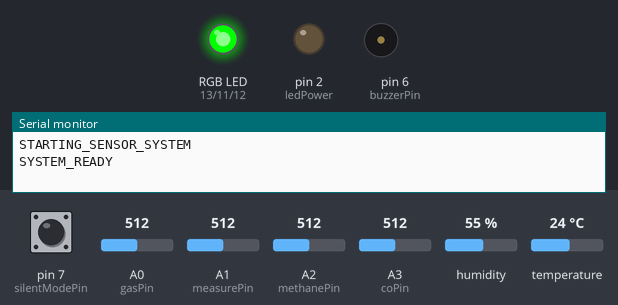
The sketch below on a simulated Arduino Uno, built with avr-gcc and run on an emulated ATmega328P. Parts: an RGB LED mixed from three pins (HIGH = lit), output pins drawn as LEDs (lit = HIGH), buzzer (waves = sounding), the last lines printed to the serial monitor. The test bench sets the inputs (shaded band); at power-on: A3 (coPin) = 512, humidity 55 %, A0 (gasPin) = 512, pin 7 (silentModePin) HIGH, A1 (measurePin) = 512, A2 (methanePin) = 512, temperature 24 °C.

Above: at 2.2 s.
2.3 s: A3 (coPin) set to 23
At 3.8 s:
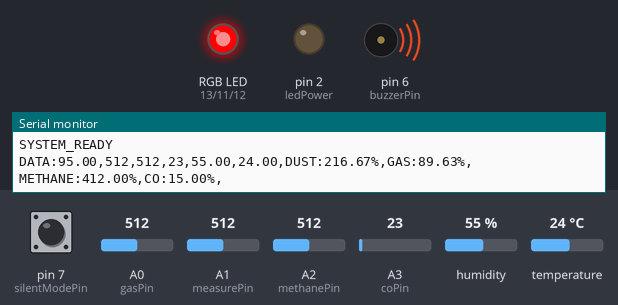
4.5 s: A3 (coPin) set to 18
At 9.4 s:
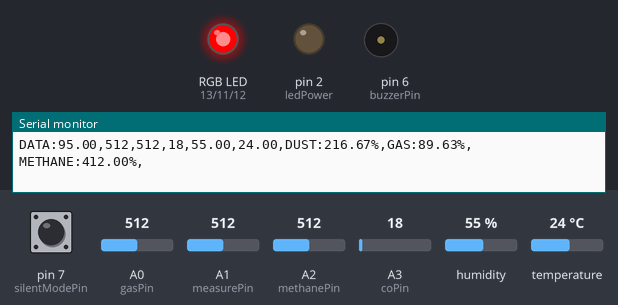
12.7 s: humidity set to 31 %
16.5 s: humidity set to 28 %
22.5 s: A0 (gasPin) set to 286
25.5 s: A0 (gasPin) set to 263
Timing chart, 0 to 31.5 s (numbered marks = the images above; inputs shaded):
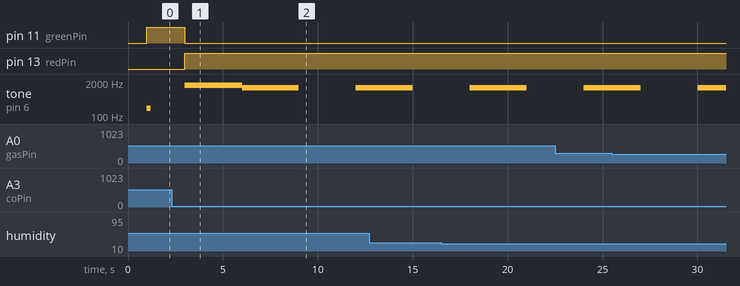

Measured:
- the behaviour switches between 21 and 20 on A3 (coPin) (found by bisection; images 1 and 2)
- after the input at 4.5 s, tone on pin 6 (buzzerPin): 1500 Hz → 1200 Hz after 1.5 s, → silent 3.0 s later, → 1200 Hz 3.0 s later

The sketch:

air_quality_monitor.ino
```cpp
// Подключение библиотеки для работы с DHT22
#include <DHT.h>

unsigned long lastDataSendTime = 0;     // Последнее время отправки данных
const long dataSendInterval = 3000;     // Интервал отправки данных (3 секунды)

// Пины для датчика пыли
const int measurePin = A1;   // Аналоговый выход датчика (Желтый - V0)
const int ledPower = 2;      // LED питание датчика (Красный - V-LED)

// Пины для RGB светодиода
const int redPin = 13;        // Красный канал RGB светодиода
const int greenPin = 11;     // Зеленый канал RGB светодиода
const int bluePin = 12;      // Синий канал RGB светодиода

// Новые компоненты
const int buzzerPin = 6;     // Пин для зуммера
const int silentModePin = 7; // Пин для кнопки беззвучного режима
const int gasPin = A0;       // Пин для датчика газов MQ135

// Новые датчики газа
const int methanePin = A2;   // Пин для датчика метана MQ-4
const int coPin = A3;        // Пин для датчика угарного газа MQ-7

// Настройка датчика DHT22
#define DHTPIN 4             // Пин подключения DHT22
#define DHTTYPE DHT22        // Тип датчика (DHT22)
DHT dht(DHTPIN, DHTTYPE);    // Инициализация датчика DHT

// Константы для калибровки датчика пыли
const float calibrationFactor = 0.5;    // Калибровочный коэффициент
const float nodustVoltage = 0.6;        // Напряжение при отсутствии пыли (может потребоваться настройка)

// Настраиваемые пороговые значения
float dustThreshold = 30.0;      // Порог пыли (мкг/м³)
int gasThreshold = 270;          // Порог газа (ppm)
int methaneThreshold = 100;      // Порог метана (ppm)
int coThreshold = 20;            // Порог CO (ppm)
float minHumidity = 30.0;        // Минимальная влажность (%)
float maxHumidity = 70.0;        // Максимальная влажность (%)
float minTemperature = 18.0;     // Минимальная температура (°C)
float maxTemperature = 28.0;     // Максимальная температура (°C)

// Переменные для отслеживания состояния
bool silentMode = false;                // Флаг беззвучного режима
int buttonState = HIGH;                 // Текущее состояние кнопки
int lastButtonState = HIGH;             // Предыдущее состояние кнопки
unsigned long lastButtonPressTime = 0;  // Время последнего нажатия кнопки

// Переменные для хранения данных DHT22
float humidity = 0;                    // Влажность с DHT22
float temperature = 0;                 // Температура с DHT22
unsigned long lastDHTReadTime = 0;     // Последнее время чтения DHT
const long dhtReadInterval = 2000;     // Интервал чтения DHT (2 секунды)

// Переменные для отслеживания тревог и их процентного отклонения
float dustPercentage = 0;
float gasPercentage = 0;
float methanePercentage = 0;   // Процент превышения порога метана
float coPercentage = 0;        // Процент превышения порога CO
float humidityPercentage = 0;
float temperaturePercentage = 0;
bool dustAlarm = false;
bool gasAlarm = false;
bool methaneAlarm = false;     // Флаг тревоги по метану
bool coAlarm = false;          // Флаг тревоги по CO
bool humidityAlarm = false;
bool temperatureAlarm = false;

void setup() {
  // Настройка пина LED датчика пыли как выход
  pinMode(ledPower, OUTPUT);
  digitalWrite(ledPower, LOW);  // Выключаем LED датчика

  // Настройка пинов RGB светодиода
  pinMode(redPin, OUTPUT);
  pinMode(greenPin, OUTPUT);
  pinMode(bluePin, OUTPUT);

  // Настройка новых компонентов
  pinMode(buzzerPin, OUTPUT);
  pinMode(silentModePin, INPUT_PULLUP); // Используем внутренний подтягивающий резистор

  // Инициализация датчика DHT
  dht.begin();

  // Инициализация серийного порта для отладки и передачи данных
  Serial.begin(9600);
  Serial.println("STARTING_SENSOR_SYSTEM");

  // Задержка для инициализации и стабилизации датчиков
  delay(1000);

  // Установим начальный цвет на зеленый
  setColor(0, 255, 0);

  Serial.println("SYSTEM_READY");
  tone(buzzerPin, 200, 200);

  // Первое считывание с DHT
  readDHTSensor();
}

void loop() {

  // Проверка состояния кнопки
  int currentButtonState = digitalRead(silentModePin);

  // Если кнопка нажата (переход с HIGH на LOW)
  if (lastButtonState == HIGH && currentButtonState == LOW) {
    // Переключаем режим
    silentMode = !silentMode;
    tone(buzzerPin, 2000, 200);
    // Отправляем информацию о смене режима
    Serial.print("SILENT_MODE:");
    Serial.println(silentMode ? "ON" : "OFF");
  }

  // Сохраняем текущее состояние кнопки
  lastButtonState = currentButtonState;


  unsigned long currentTime = millis();
  if (currentTime - lastDataSendTime >= dataSendInterval) {

      // Периодическое чтение DHT22
    if (millis() - lastDHTReadTime > dhtReadInterval) {
      readDHTSensor();
      lastDHTReadTime = millis();
    }

    // Измерение уровня пыли
    float dustDensity = measureDust();

    // Измерение уровня газов
    int gasValue = measureGas();
    int methaneValue = measureMethane();   // Измерение метана
    int coValue = measureCO();             // Измерение угарного газа

    // Вычисление процентных отклонений
    calculatePercentages(dustDensity, gasValue, methaneValue, coValue, humidity, temperature);

    // Обновление RGB индикации и зуммера на основе всех показателей
    updateIndicators(dustDensity, gasValue, methaneValue, coValue, humidity, temperature);

    sendDataToComputer(dustDensity, gasValue, methaneValue, coValue, humidity, temperature);
    lastDataSendTime = currentTime;
  }

  // Проверка, есть ли данные для чтения от компьютера
  while (Serial.available() > 0) {
    String command = Serial.readStringUntil('\n');
    processCommand(command);
  }
}

void readDHTSensor() {
  // Считывание данных с DHT22
  humidity = dht.readHumidity();
  temperature = dht.readTemperature();

  // Проверка, успешно ли прошло считывание
  if (isnan(humidity) || isnan(temperature)) {
    Serial.println("ERROR:DHT_READ_FAILED");
    humidity = 0;
    temperature = 0;
  }
}

float measureDust() {
  // Переменные для измерения
  float voMeasured = 0;
  float calcVoltage = 0;
  float dustDensity = 0;

  // Включаем LED датчика на 0.28ms
  digitalWrite(ledPower, HIGH);
  delayMicroseconds(280);

  // Читаем аналоговое значение с датчика
  voMeasured = analogRead(measurePin);

  // Выключаем LED датчика
  digitalWrite(ledPower, LOW);

  // Конвертация аналогового значения (0-1023) в напряжение (0-5V)
  calcVoltage = voMeasured * (5.0 / 1024.0);

  // Расчет плотности пыли по формуле
  if (calcVoltage > nodustVoltage) {
    dustDensity = (calcVoltage - nodustVoltage) * calibrationFactor * 100.0;
  } else {
    dustDensity = 0;
  }

  return dustDensity;
}

int measureGas() {
  // Считывание аналогового значения с датчика MQ135
  int value = analogRead(gasPin);
  return value;
}

int measureMethane() {
  // Считывание аналогового значения с датчика MQ-4 (метан)
  int value = analogRead(methanePin);
  return value;
}

int measureCO() {
  // Считывание аналогового значения с датчика MQ-7 (угарный газ)
  int value = analogRead(coPin);
  return value;
}

void calculatePercentages(float dustLevel, int gasLevel, int methaneLevel, int coLevel, float humidity, float temperature) {
  // Расчет процентных отклонений для пыли
  if (dustLevel > dustThreshold) {
    dustPercentage = (dustLevel / dustThreshold) * 100.0 - 100.0;
    dustAlarm = true;
  } else {
    dustPercentage = 0;
    dustAlarm = false;
  }

  // Расчет процентных отклонений для газа
  if (gasLevel > gasThreshold) {
    gasPercentage = (float(gasLevel) / gasThreshold) * 100.0 - 100.0;
    gasAlarm = true;
  } else {
    gasPercentage = 0;
    gasAlarm = false;
  }

  // Расчет процентных отклонений для метана
  if (methaneLevel > methaneThreshold) {
    methanePercentage = (float(methaneLevel) / methaneThreshold) * 100.0 - 100.0;
    methaneAlarm = true;
  } else {
    methanePercentage = 0;
    methaneAlarm = false;
  }

  // Расчет процентных отклонений для CO
  if (coLevel > coThreshold) {
    coPercentage = (float(coLevel) / coThreshold) * 100.0 - 100.0;
    coAlarm = true;
  } else {
    coPercentage = 0;
    coAlarm = false;
  }

  // Расчет процентных отклонений для влажности
  if (humidity < minHumidity) {
    humidityPercentage = (minHumidity - humidity) / minHumidity * 100.0;
    humidityAlarm = true;
  } else if (humidity > maxHumidity) {
    humidityPercentage = (humidity - maxHumidity) / maxHumidity * 100.0;
    humidityAlarm = true;
  } else {
    humidityPercentage = 0;
    humidityAlarm = false;
  }

  // Расчет процентных отклонений для температуры
  if (temperature < minTemperature) {
    temperaturePercentage = (minTemperature - temperature) / minTemperature * 100.0;
    temperatureAlarm = true;
  } else if (temperature > maxTemperature) {
    temperaturePercentage = (temperature - maxTemperature) / maxTemperature * 100.0;
    temperatureAlarm = true;
  } else {
    temperaturePercentage = 0;
    temperatureAlarm = false;
  }
}

void updateIndicators(float dustLevel, int gasLevel, int methaneLevel, int coLevel, float humidity, float temperature) {
  bool alarmState = false;
  bool gasTypeAlarm = false;  // Флаг тревоги связанной с любым видом газа

  // Проверка всех параметров на тревогу
  if (dustAlarm || gasAlarm || methaneAlarm || coAlarm || humidityAlarm || temperatureAlarm) {
    alarmState = true;
  }

  // Проверка специально для газовых тревог (включая метан и CO)
  if (gasAlarm || methaneAlarm || coAlarm) {
    gasTypeAlarm = true;
  }

  // Определение цвета RGB в зависимости от всех показателей
  if (!alarmState && dustLevel < dustThreshold * 0.7 &&
      gasLevel < gasThreshold * 0.7 &&
      methaneLevel < methaneThreshold * 0.7 &&
      coLevel < coThreshold * 0.7) {
    // Хорошее качество воздуха и нормальные условия - зеленый
    setColor(0, 255, 0);
  } else if (!dustAlarm && !gasTypeAlarm && (humidityAlarm || temperatureAlarm)) {
    // Только проблемы с влажностью/температурой - синий
    setColor(155, 0, 255);
  } else if (dustLevel < dustThreshold &&
           gasLevel < gasThreshold &&
           methaneLevel < methaneThreshold &&
           coLevel < coThreshold) {
    // Среднее качество воздуха - желтый
    setColor(255, 155, 0);
  } else {
    // Плохое качество воздуха - красный
    setColor(255, 0, 0);
  }

  // Активация зуммера при тревоге, если не в беззвучном режиме
  if (alarmState && !silentMode) {
    // Опасность CO выше всего - наивысший приоритет сигнала
    if (coAlarm) {
      // Быстрый тройной звуковой сигнал для CO
      int currentMillis = millis() % 1500;
      if (currentMillis < 100) {
        tone(buzzerPin, 1500);
      } else if (currentMillis < 200) {
        noTone(buzzerPin);
      } else if (currentMillis < 300) {
        tone(buzzerPin, 1500);
      } else if (currentMillis < 400) {
        noTone(buzzerPin);
      } else if (currentMillis < 500) {
        tone(buzzerPin, 1500);
      } else {
        noTone(buzzerPin);
      }
    }
    // Затем метан - следующий по приоритету
    else if (methaneAlarm) {
      // Двойной звуковой сигнал для метана
      int currentMillis = millis() % 1200;
      if (currentMillis < 100) {
        tone(buzzerPin, 1200);
      } else if (currentMillis < 200) {
        noTone(buzzerPin);
      } else if (currentMillis < 300) {
        tone(buzzerPin, 1200);
      } else {
        noTone(buzzerPin);
      }
    }
    // Остальные газы и пыль
    else if (dustAlarm || gasAlarm) {
      // Быстрый прерывистый сигнал для газа/пыли
      int currentMillis = millis();
      if ((currentMillis % 1000) < 500) {
        tone(buzzerPin, 1000);
      } else {
        noTone(buzzerPin);
      }
    }
    // Низший приоритет - влажность/температура
    else {
      // Медленный прерывистый сигнал для влажности/температуры
      int currentMillis = millis();
      if ((currentMillis % 2000) < 1000) {
        tone(buzzerPin, 800);
      } else {
        noTone(buzzerPin);
      }
    }
  } else {
    noTone(buzzerPin);     // Выключаем зуммер
  }
}

void setColor(int red, int green, int blue) {
  // Установка цвета RGB светодиода
  analogWrite(redPin, red);
  analogWrite(greenPin, green);
  analogWrite(bluePin, blue);
}

void sendDataToComputer(float dustLevel, int gasLevel, int methaneLevel, int coLevel, float humidity, float temperature) {
  // Формат: DATA:пыль,газ,метан,CO,влажность,температура,статус_тревог
  Serial.print("DATA:");
  Serial.print(dustLevel);
  Serial.print(",");
  Serial.print(gasLevel);
  Serial.print(",");
  Serial.print(methaneLevel);
  Serial.print(",");
  Serial.print(coLevel);
  Serial.print(",");
  Serial.print(humidity);
  Serial.print(",");
  Serial.print(temperature);
  Serial.print(",");

  // Добавляем информацию о тревогах и процентах отклонения
  if (dustAlarm) {
    Serial.print("DUST:");
    Serial.print(dustPercentage);
    Serial.print("%,");
  }

  if (gasAlarm) {
    Serial.print("GAS:");
    Serial.print(gasPercentage);
    Serial.print("%,");
  }

  if (methaneAlarm) {
    Serial.print("METHANE:");
    Serial.print(methanePercentage);
    Serial.print("%,");
  }

  if (coAlarm) {
    Serial.print("CO:");
    Serial.print(coPercentage);
    Serial.print("%,");
  }

  if (humidityAlarm) {
    Serial.print("HUMIDITY:");
    Serial.print(humidityPercentage);
    Serial.print("%,");
  }

  if (temperatureAlarm) {
    Serial.print("TEMP:");
    Serial.print(temperaturePercentage);
    Serial.print("%,");
  }

  if (!dustAlarm && !gasAlarm && !methaneAlarm && !coAlarm && !humidityAlarm && !temperatureAlarm) {
    Serial.print("NORMAL");
  }
  Serial.println();
}

void processCommand(String command) {
  // Обработка команд от компьютера
  if (command == "REQUEST_DATA") {
    // Запрос на получение текущих данных
    float dustDensity = measureDust();
    int gasValue = measureGas();
    int methaneValue = measureMethane();
    int coValue = measureCO();
    readDHTSensor();
    calculatePercentages(dustDensity, gasValue, methaneValue, coValue, humidity, temperature);
    sendDataToComputer(dustDensity, gasValue, methaneValue, coValue, humidity, temperature);
  }
  else if (command == "TOGGLE_SILENT") {
    // Переключение беззвучного режима
    silentMode = !silentMode;
    Serial.print("SILENT_MODE:");
    Serial.println(silentMode ? "ON" : "OFF");
  }
  else if (command.startsWith("SET_THRESHOLDS:")) {
    // Формат: SET_THRESHOLDS:dust,gas,co,methane,humidity_min,humidity_max,temp_min,temp_max
    String data = command.substring(14); // Пропускаем "SET_THRESHOLDS:"

    // Разбиваем строку на значения
    int index = 0;
    float values[8];

    // Временная переменная для хранения текущего значения
    String currentValue = "";

    // Проходим по всей строке
    for (int i = 0; i < data.length(); i++) {
      if (data[i] == ',' || i == data.length() - 1) {
        // Если последний символ, добавляем его
        if (i == data.length() - 1) {
          currentValue += data[i];
        }

        // Преобразуем строку в число
        values[index] = currentValue.toFloat();
        index++;
        currentValue = "";
      } else {
        currentValue += data[i];
      }
    }

    // Проверяем, что получили все 8 значений
    if (index == 8) {
      // Применяем новые пороги
      dustThreshold = values[0];
      gasThreshold = (int)values[1];
      coThreshold = (int)values[2];
      methaneThreshold = (int)values[3];
      minHumidity = values[4];
      maxHumidity = values[5];
      minTemperature = values[6];
      maxTemperature = values[7];

      // Отправляем подтверждение
      Serial.println("THRESHOLDS_UPDATED");
    } else {
      Serial.println("ERROR:INVALID_THRESHOLD_FORMAT");
    }
  }
}
```
